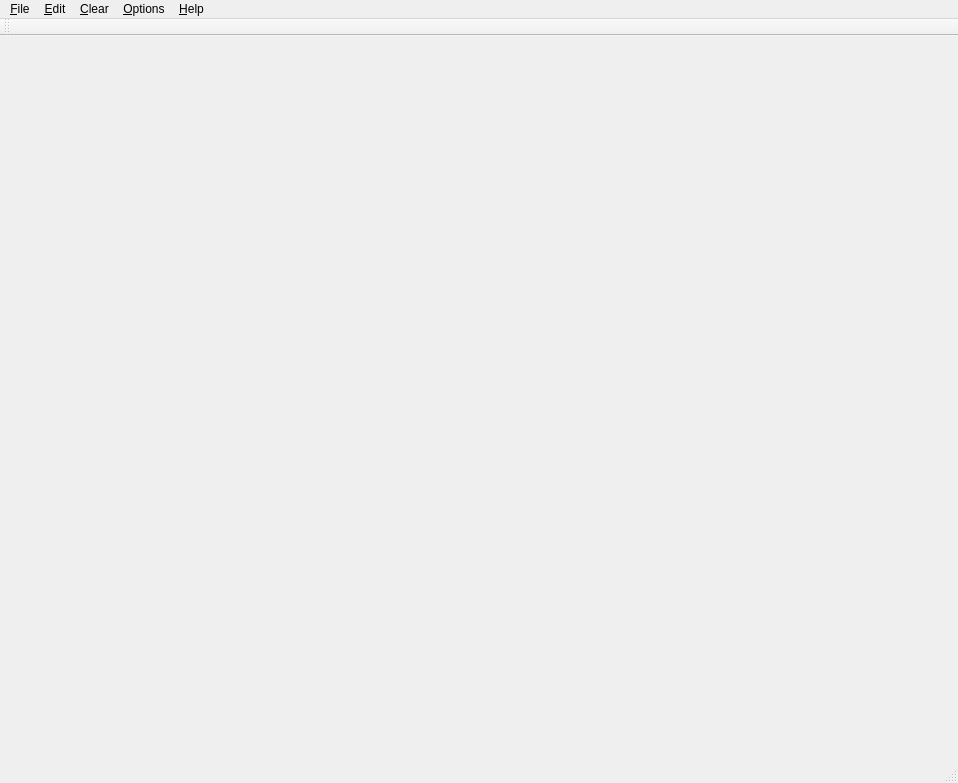
<?xml version="1.0" encoding="UTF-8"?>
<ui version="4.0">
 <class>MyWhiteboardClass</class>
 <widget class="QMainWindow" name="MyWhiteboardClass">
  <property name="geometry">
   <rect>
    <x>0</x>
    <y>0</y>
    <width>958</width>
    <height>783</height>
   </rect>
  </property>
  <property name="windowTitle">
   <string>MyWhiteboard</string>
  </property>
  <property name="styleSheet">
   <string notr="true"/>
  </property>
  <widget class="DrawArea" name="centralWidget">
   <property name="cursor">
    <cursorShape>CrossCursor</cursorShape>
   </property>
  </widget>
  <widget class="QMenuBar" name="menuBar">
   <property name="geometry">
    <rect>
     <x>0</x>
     <y>0</y>
     <width>958</width>
     <height>21</height>
    </rect>
   </property>
   <widget class="QMenu" name="menu_File">
    <property name="title">
     <string>&amp;File</string>
    </property>
    <addaction name="actionNew"/>
    <addaction name="actionLoad"/>
    <addaction name="actionSave"/>
    <addaction name="actionSaveAs"/>
    <addaction name="separator"/>
    <addaction name="actionLoadBackground"/>
    <addaction name="actionSaveVisible"/>
    <addaction name="separator"/>
    <addaction name="actionPageSetup"/>
    <addaction name="actionPrint"/>
    <addaction name="separator"/>
    <addaction name="actionExit"/>
   </widget>
   <widget class="QMenu" name="menu_Edit">
    <property name="title">
     <string>&amp;Edit</string>
    </property>
    <addaction name="actionUndo"/>
    <addaction name="actionRedo"/>
    <addaction name="separator"/>
    <addaction name="action_Black"/>
    <addaction name="action_Red"/>
    <addaction name="action_Green"/>
    <addaction name="action_Blue"/>
    <addaction name="action_Yellow"/>
    <addaction name="action_Eraser"/>
    <addaction name="separator"/>
    <addaction name="action_Screenshot"/>
    <addaction name="separator"/>
    <addaction name="action_InsertVertSpace"/>
   </widget>
   <widget class="QMenu" name="menu_Help">
    <property name="title">
     <string>&amp;Help</string>
    </property>
    <addaction name="actionHelp"/>
    <addaction name="actionAbout"/>
   </widget>
   <widget class="QMenu" name="menu_Clear">
    <property name="title">
     <string>&amp;Clear</string>
    </property>
    <addaction name="actionClearRoll"/>
    <addaction name="actionClearThisScreen"/>
    <addaction name="actionClearDownward"/>
    <addaction name="separator"/>
    <addaction name="actionClearBackgroundImage"/>
    <addaction name="separator"/>
    <addaction name="actionClearHistory"/>
   </widget>
   <widget class="QMenu" name="menu_Options">
    <property name="title">
     <string>&amp;Options</string>
    </property>
    <addaction name="actionLightMode"/>
    <addaction name="actionDarkMode"/>
    <addaction name="actionBlackMode"/>
    <addaction name="separator"/>
    <addaction name="actionGrid"/>
    <addaction name="actionFixedGrid"/>
    <addaction name="actionShowPageGuides"/>
    <addaction name="separator"/>
    <addaction name="actionSaveData"/>
    <addaction name="actionSaveBackgroundImage"/>
   </widget>
   <addaction name="menu_File"/>
   <addaction name="menu_Edit"/>
   <addaction name="menu_Clear"/>
   <addaction name="menu_Options"/>
   <addaction name="menu_Help"/>
  </widget>
  <widget class="QToolBar" name="mainToolBar">
   <attribute name="toolBarArea">
    <enum>TopToolBarArea</enum>
   </attribute>
   <attribute name="toolBarBreak">
    <bool>false</bool>
   </attribute>
  </widget>
  <widget class="QStatusBar" name="statusBar"/>
  <action name="actionLoad">
   <property name="icon">
    <iconset resource="MyWhiteboard.qrc">
     <normaloff>:/MyWhiteboard/Resources/open.png</normaloff>:/MyWhiteboard/Resources/open.png</iconset>
   </property>
   <property name="text">
    <string>&amp;Load...</string>
   </property>
   <property name="toolTip">
    <string>Load saved data into memory</string>
   </property>
   <property name="shortcut">
    <string>Ctrl+O</string>
   </property>
  </action>
  <action name="actionSave">
   <property name="icon">
    <iconset resource="MyWhiteboard.qrc">
     <normaloff>:/MyWhiteboard/Resources/save.png</normaloff>:/MyWhiteboard/Resources/save.png</iconset>
   </property>
   <property name="text">
    <string>&amp;Save</string>
   </property>
   <property name="iconText">
    <string>Save...</string>
   </property>
   <property name="toolTip">
    <string>Save</string>
   </property>
   <property name="shortcut">
    <string>Ctrl+S</string>
   </property>
  </action>
  <action name="actionSaveAs">
   <property name="icon">
    <iconset resource="MyWhiteboard.qrc">
     <normaloff>:/MyWhiteboard/Resources/saveas.png</normaloff>:/MyWhiteboard/Resources/saveas.png</iconset>
   </property>
   <property name="text">
    <string>S&amp;ave As...</string>
   </property>
  </action>
  <action name="actionExit">
   <property name="icon">
    <iconset resource="MyWhiteboard.qrc">
     <normaloff>:/MyWhiteboard/Resources/close.png</normaloff>:/MyWhiteboard/Resources/close.png</iconset>
   </property>
   <property name="text">
    <string>E&amp;xit</string>
   </property>
   <property name="shortcut">
    <string>Alt+X</string>
   </property>
  </action>
  <action name="action_Black">
   <property name="checkable">
    <bool>true</bool>
   </property>
   <property name="checked">
    <bool>true</bool>
   </property>
   <property name="icon">
    <iconset resource="MyWhiteboard.qrc">
     <normaloff>:/MyWhiteboard/Resources/white.png</normaloff>:/MyWhiteboard/Resources/white.png</iconset>
   </property>
   <property name="text">
    <string>Blac&amp;k</string>
   </property>
   <property name="shortcut">
    <string>1</string>
   </property>
  </action>
  <action name="action_Red">
   <property name="checkable">
    <bool>true</bool>
   </property>
   <property name="icon">
    <iconset resource="MyWhiteboard.qrc">
     <normaloff>:/MyWhiteboard/Resources/white.png</normaloff>:/MyWhiteboard/Resources/white.png</iconset>
   </property>
   <property name="text">
    <string>&amp;Red</string>
   </property>
   <property name="shortcut">
    <string>2</string>
   </property>
  </action>
  <action name="action_Green">
   <property name="checkable">
    <bool>true</bool>
   </property>
   <property name="icon">
    <iconset resource="MyWhiteboard.qrc">
     <normaloff>:/MyWhiteboard/Resources/white.png</normaloff>:/MyWhiteboard/Resources/white.png</iconset>
   </property>
   <property name="text">
    <string>&amp;Green</string>
   </property>
   <property name="shortcut">
    <string>3</string>
   </property>
  </action>
  <action name="action_Blue">
   <property name="checkable">
    <bool>true</bool>
   </property>
   <property name="icon">
    <iconset resource="MyWhiteboard.qrc">
     <normaloff>:/MyWhiteboard/Resources/white.png</normaloff>:/MyWhiteboard/Resources/white.png</iconset>
   </property>
   <property name="text">
    <string>&amp;Blue</string>
   </property>
   <property name="shortcut">
    <string>4</string>
   </property>
  </action>
  <action name="actionHelp">
   <property name="text">
    <string>?</string>
   </property>
   <property name="shortcut">
    <string>F1</string>
   </property>
  </action>
  <action name="actionAbout">
   <property name="text">
    <string>&amp;About</string>
   </property>
  </action>
  <action name="actionPrint">
   <property name="enabled">
    <bool>true</bool>
   </property>
   <property name="text">
    <string>&amp;Print...</string>
   </property>
   <property name="shortcut">
    <string>Ctrl+P</string>
   </property>
  </action>
  <action name="actionClearRoll">
   <property name="text">
    <string>C&amp;lear Roll</string>
   </property>
   <property name="toolTip">
    <string>Clear whole Whiteboard except background image.</string>
   </property>
   <property name="shortcut">
    <string>Ctrl+Del</string>
   </property>
  </action>
  <action name="action_Eraser">
   <property name="checkable">
    <bool>true</bool>
   </property>
   <property name="icon">
    <iconset resource="MyWhiteboard.qrc">
     <normaloff>:/MyWhiteboard/Resources/eraser.png</normaloff>:/MyWhiteboard/Resources/eraser.png</iconset>
   </property>
   <property name="text">
    <string>&amp;Eraser</string>
   </property>
   <property name="shortcut">
    <string>E</string>
   </property>
  </action>
  <action name="action_InsertVertSpace">
   <property name="enabled">
    <bool>false</bool>
   </property>
   <property name="text">
    <string>&amp;Insert vertical space.</string>
   </property>
   <property name="toolTip">
    <string>Insert vertical space.</string>
   </property>
   <property name="shortcut">
    <string>F5</string>
   </property>
  </action>
  <action name="actionUndo">
   <property name="enabled">
    <bool>false</bool>
   </property>
   <property name="icon">
    <iconset resource="MyWhiteboard.qrc">
     <normaloff>:/MyWhiteboard/Resources/undo.png</normaloff>:/MyWhiteboard/Resources/undo.png</iconset>
   </property>
   <property name="text">
    <string>&amp;Undo</string>
   </property>
   <property name="shortcut">
    <string>Ctrl+Z</string>
   </property>
  </action>
  <action name="actionRedo">
   <property name="enabled">
    <bool>false</bool>
   </property>
   <property name="icon">
    <iconset resource="MyWhiteboard.qrc">
     <normaloff>:/MyWhiteboard/Resources/redo.png</normaloff>:/MyWhiteboard/Resources/redo.png</iconset>
   </property>
   <property name="text">
    <string>Re&amp;do</string>
   </property>
   <property name="shortcut">
    <string>Ctrl+Y</string>
   </property>
  </action>
  <action name="actionClearHistory">
   <property name="text">
    <string>Clear &amp;History (no undo)</string>
   </property>
  </action>
  <action name="actionNew">
   <property name="icon">
    <iconset resource="MyWhiteboard.qrc">
     <normaloff>:/MyWhiteboard/Resources/new.png</normaloff>:/MyWhiteboard/Resources/new.png</iconset>
   </property>
   <property name="text">
    <string>&amp;New</string>
   </property>
   <property name="toolTip">
    <string>Clear whiteboard</string>
   </property>
   <property name="shortcut">
    <string>Ctrl+N</string>
   </property>
  </action>
  <action name="actionLoadBackground">
   <property name="text">
    <string>Loa&amp;dBackgorund...</string>
   </property>
   <property name="iconText">
    <string>Load Background</string>
   </property>
   <property name="toolTip">
    <string>Load image as background</string>
   </property>
  </action>
  <action name="actionSaveVisible">
   <property name="text">
    <string>Save &amp;Visible</string>
   </property>
   <property name="toolTip">
    <string>Save visible image (not the lines)</string>
   </property>
  </action>
  <action name="actionClearBackgroundImage">
   <property name="text">
    <string>Clear Bac&amp;kground</string>
   </property>
  </action>
  <action name="action_Screenshot">
   <property name="icon">
    <iconset resource="MyWhiteboard.qrc">
     <normaloff>:/MyWhiteboard/Resources/screenshot.png</normaloff>:/MyWhiteboard/Resources/screenshot.png</iconset>
   </property>
   <property name="text">
    <string>&amp;Screenshot</string>
   </property>
   <property name="shortcut">
    <string>F4</string>
   </property>
  </action>
  <action name="actionLightMode">
   <property name="checkable">
    <bool>true</bool>
   </property>
   <property name="checked">
    <bool>true</bool>
   </property>
   <property name="text">
    <string>System colors</string>
   </property>
  </action>
  <action name="actionDarkMode">
   <property name="checkable">
    <bool>true</bool>
   </property>
   <property name="checked">
    <bool>false</bool>
   </property>
   <property name="text">
    <string>Dark mode</string>
   </property>
  </action>
  <action name="actionBlackMode">
   <property name="checkable">
    <bool>true</bool>
   </property>
   <property name="text">
    <string>Black mode</string>
   </property>
  </action>
  <action name="actionSaveData">
   <property name="checkable">
    <bool>true</bool>
   </property>
   <property name="checked">
    <bool>false</bool>
   </property>
   <property name="text">
    <string>Auto Save Data</string>
   </property>
   <property name="toolTip">
    <string>Automatic save of data at exit</string>
   </property>
  </action>
  <action name="actionSaveBackgroundImage">
   <property name="checkable">
    <bool>true</bool>
   </property>
   <property name="checked">
    <bool>false</bool>
   </property>
   <property name="text">
    <string>Auto Save background Image</string>
   </property>
   <property name="toolTip">
    <string>Save background Image at exit automatically</string>
   </property>
  </action>
  <action name="action_Yellow">
   <property name="checkable">
    <bool>true</bool>
   </property>
   <property name="icon">
    <iconset resource="MyWhiteboard.qrc">
     <normaloff>:/MyWhiteboard/Resources/white.png</normaloff>:/MyWhiteboard/Resources/white.png</iconset>
   </property>
   <property name="text">
    <string>&amp;Yellow</string>
   </property>
   <property name="shortcut">
    <string>5</string>
   </property>
  </action>
  <action name="actionVertical_space">
   <property name="enabled">
    <bool>false</bool>
   </property>
   <property name="text">
    <string>Vertical space...</string>
   </property>
  </action>
  <action name="actionGrid">
   <property name="checkable">
    <bool>true</bool>
   </property>
   <property name="text">
    <string>Grid</string>
   </property>
  </action>
  <action name="actionFixedGrid">
   <property name="checkable">
    <bool>true</bool>
   </property>
   <property name="text">
    <string>Fixed Grid</string>
   </property>
  </action>
  <action name="actionClearThisScreen">
   <property name="text">
    <string>Clear Visible &amp;Screen</string>
   </property>
   <property name="toolTip">
    <string>Clear Visible Screen. Anything left or right of visible screen remains visible.</string>
   </property>
  </action>
  <action name="actionClearUpward">
   <property name="text">
    <string>Clear Visible Screen and &amp;Above</string>
   </property>
   <property name="toolTip">
    <string>Clear Visible Screen and Above. Only a visible screen wide vertical band is cleared.</string>
   </property>
  </action>
  <action name="actionClearDownward">
   <property name="text">
    <string>Clear Visible Screen and &amp;Below</string>
   </property>
   <property name="toolTip">
    <string>Clear Visible Screen and Below.  Only a visible screen wide vertical band is cleared.</string>
   </property>
  </action>
  <action name="actionPageSetup">
   <property name="text">
    <string>Pa&amp;ge Setup...</string>
   </property>
  </action>
  <action name="actionShowPageGuides">
   <property name="checkable">
    <bool>true</bool>
   </property>
   <property name="text">
    <string>Show Page Guides</string>
   </property>
  </action>
 </widget>
 <layoutdefault spacing="6" margin="11"/>
 <customwidgets>
  <customwidget>
   <class>DrawArea</class>
   <extends>QWidget</extends>
   <header>DrawArea.h</header>
   <container>1</container>
  </customwidget>
 </customwidgets>
 <resources>
  <include location="MyWhiteboard.qrc"/>
 </resources>
 <connections>
  <connection>
   <sender>actionExit</sender>
   <signal>triggered()</signal>
   <receiver>MyWhiteboardClass</receiver>
   <slot>close()</slot>
   <hints>
    <hint type="sourcelabel">
     <x>-1</x>
     <y>-1</y>
    </hint>
    <hint type="destinationlabel">
     <x>299</x>
     <y>199</y>
    </hint>
   </hints>
  </connection>
 </connections>
</ui>
